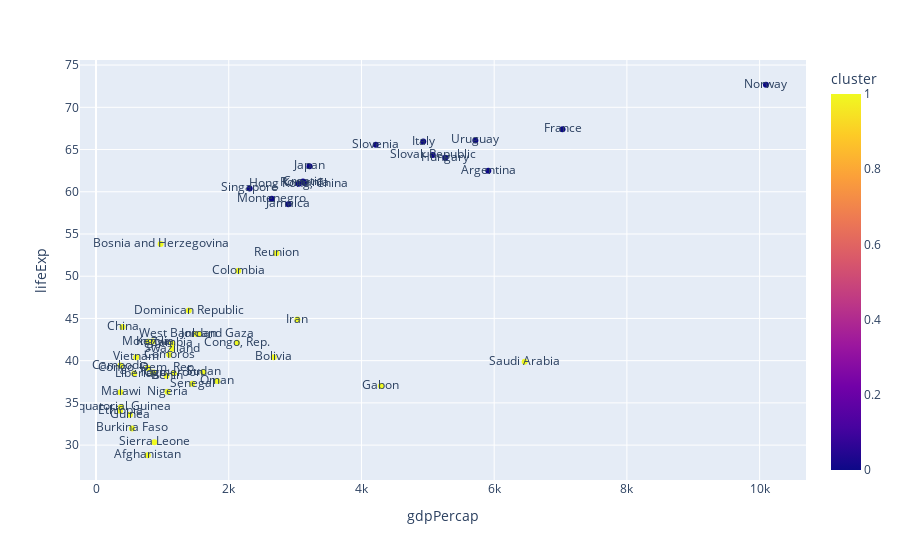

Notebook code for this chart:
### Markdown cell above
### Países por cluster (2007)

Repetimos la inspección para 2007 para comparar con 1952.

### Code cell
fig = px.scatter(df_1s, x='gdpPercap', y='lifeExp', color='cluster', text=df_1s.country)
fig.show()

### Figure 1 — Plotly figure (JSON) as saved in the notebook; plotly's stock layout.template omitted (floating-point values rounded to 4 significant figures)
{"data": [{"hovertemplate": "gdpPercap=%{x}<br>lifeExp=%{y}<br>country=%{text}<br>cluster=%{marker.color}<extra></extra>", "legendgroup": "", "marker": {"color": [1, 1, 0, 1, 1, 1, 1, 0, 0, 1, 1, 1, 1, 0, 1, 1, 1, 1, 1, 1, 1, 0, 1, 1, 0, 0, 1, 1, 1, 0, 1, 1, 1, 1, 0, 0, 0, 0, 1, 1, 1, 0, 1, 1, 1, 1, 1, 1, 0, 0], "coloraxis": "coloraxis", "symbol": "circle"}, "mode": "markers+text", "name": "", "orientation": "v", "showlegend": false, "text": ["Kenya", "Saudi Arabia", "Croatia", "Guinea", "Oman", "West Bank and Gaza", "Mongolia", "Slovenia", "Uruguay", "Bosnia and Herzegovina", "Congo, Dem. Rep.", "Gabon", "Cameroon", "Romania", "Sierra Leone", "Zambia", "Comoros", "Vietnam", "Bolivia", "Swaziland", "Jordan", "Norway", "Sudan", "Senegal", "Japan", "Argentina", "Iran", "Ethiopia", "Nigeria", "Slovak Republic", "Burkina Faso", "Cambodia", "Benin", "Dominican Republic", "Hong Kong, China", "Italy", "Singapore", "Montenegro", "Reunion", "Liberia", "Afghanistan", "Hungary", "Congo, Rep.", "Equatorial Guinea", "China", "Colombia", "Togo", "Malawi", "Jamaica", "France"], "type": "scatter", "x": [853.5, 6460.0, 3119.0, 510.2, 1828.0, 1516.0, 786.6, 4215.0, 5717.0, 973.5, 780.5, 4293.0, 1173.0, 3145.0, 879.8, 1147.0, 1103.0, 605.1, 2677.0, 1148.0, 1547.0, 10100.0, 1616.0, 1450.0, 3217.0, 5911.0, 3035.0, 362.1, 1077.0, 5075.0, 543.3, 368.5, 1063.0, 1398.0, 3054.0, 4931.0, 2315.0, 2648.0, 2719.0, 575.6, 779.4, 5264.0, 2126.0, 375.6, 400.4, 2144.0, 859.8, 369.2, 2899.0, 7030.0], "xaxis": "x", "y": [42.27, 39.88, 61.21, 33.61, 37.58, 43.16, 42.24, 65.57, 66.07, 53.82, 39.14, 37.0, 38.52, 61.05, 30.33, 42.04, 40.72, 40.41, 40.41, 41.41, 43.16, 72.67, 38.63, 37.28, 63.03, 62.48, 44.87, 34.08, 36.32, 64.36, 31.98, 39.42, 38.22, 45.93, 60.96, 65.94, 60.4, 59.16, 52.72, 38.48, 28.8, 64.03, 42.11, 34.48, 44.0, 50.64, 38.6, 36.26, 58.53, 67.41], "yaxis": "y"}], "layout": {"coloraxis": {"colorbar": {"title": {"text": "cluster"}}, "colorscale": [[0, "#0d0887"], [0.1111, "#46039f"], [0.2222, "#7201a8"], [0.3333, "#9c179e"], [0.4444, "#bd3786"], [0.5556, "#d8576b"], [0.6667, "#ed7953"], [0.7778, "#fb9f3a"], [0.8889, "#fdca26"], [1, "#f0f921"]]}, "legend": {"tracegroupgap": 0}, "margin": {"t": 60}, "xaxis": {"anchor": "y", "domain": [0, 1], "title": {"text": "gdpPercap"}}, "yaxis": {"anchor": "x", "domain": [0, 1], "title": {"text": "lifeExp"}}}}
